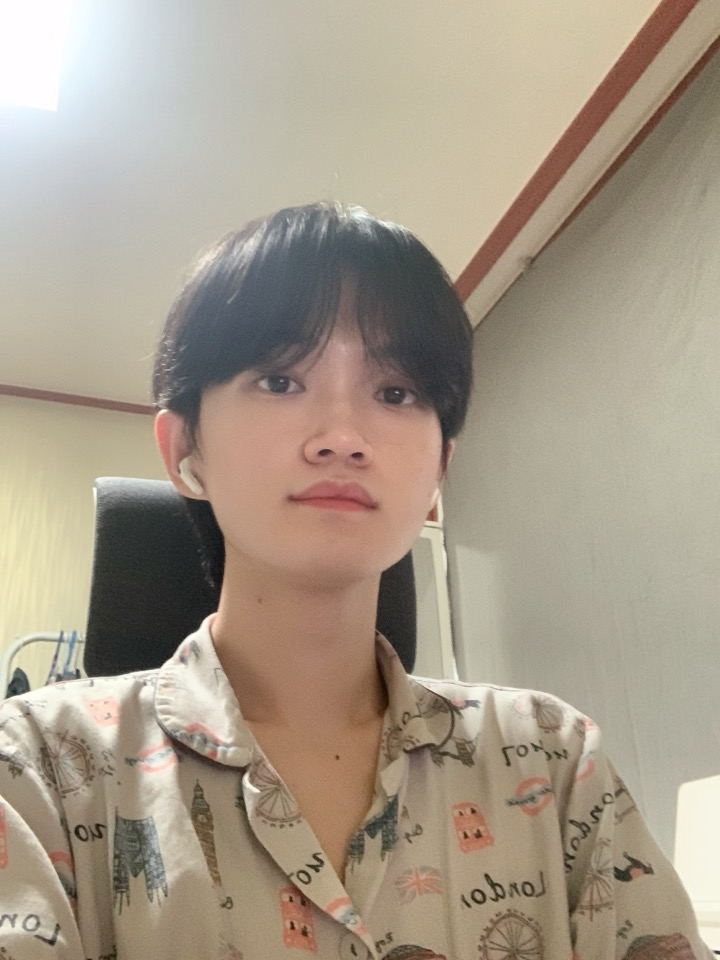
#> input picture aiffel_main/face detect/image/me.jpg, 720 x 960 px
$ jupyter execute --allow-errors face_detect.ipynb
#> lines starting #> are read from the running program, lines starting #| are printed output that depends on the picture; after the words box and inside, x2 and y2 are one past the last pixel; in counts of white or black regions, pixels touching at a corner belong together
## 기본 실습

**정면** 얼굴을 탐지하여 스티커를 부착

[cell 1]
# 필요한 패키지 import 하기
import cv2  # OpenCV라이브러리 → 컴퓨터 비전 관련 프로그래밍을 쉽게 할 수 있도록 도와주는 라이브러리
import matplotlib.pyplot as plt  # 다양한 데이터를 많은 방법으로 도식화 할 수 있도록 하는 라이브러리
import numpy as np  # 다차원 배열을 쉽게 처리하고 효율적으로 사용할 수 있도록 하는 라이브러리
import dlib  # 이미지 처리 및 기계 학습, 얼굴인식 등을 할 수 있는 c++ 로 개발된 고성능의 라이브러리

### 이미지 불러오기

[cell 2]
img_bgr = cv2.imread("image/me.jpg")  # OpenCV로 이미지를 불러옵니다
#> img_bgr is the input picture: shape (960, 720, 3); mean B, G, R 137.9, 154.7, 166.8
img_show = img_bgr.copy()  # 출력용 이미지를 따로 보관합니다
plt.imshow(
    img_bgr
)  # 이미지를 출력하기 위해 출력할 이미지를 올려준다. (실제 출력은 하지 않음)
plt.show()  # 이미지를 출력해준다. (실제 출력)

[cell 3]
# plt.imshow 이전에 RGB 이미지로 바꾸는 것을 잊지마세요.
img_rgb = cv2.cvtColor(img_bgr, cv2.COLOR_BGR2RGB)
plt.imshow(
    img_rgb
)  # 이미지 실제 출력하기 위해 이미지를 올려줌 (원하는 사이즈의 픽셀을 원하는 색으로 채워서 만든 그림이라고 합니다.)
plt.show()  # 이미지 실제 출력

### 얼굴 찾기

#> (a cell that did not finish here is left out)

[cell 5]
img_rgb = cv2.cvtColor(img_bgr, cv2.COLOR_BGR2RGB)
#> (the rest of this cell did not finish here and is left out)

#> (a cell that did not finish here is left out)

### 얼굴 랜드마크 찾기

[cell 7]
model_path = "model/shape_predictor_68_face_landmarks.dat"
# 저장한 landmark 모델의 주소를 model_path 변수에 저장
#> (the rest of this cell did not finish here and is left out)

[cell 8]
list_landmarks = []
# 랜드마크의 위치를 저장할 list 생성

# 얼굴 영역 박스 마다 face landmark를 찾아냅니다
# face landmark 좌표를 저장해둡니다
#> (the rest of this cell did not finish here and is left out)

[cell 9]
# list_landmarks의 원소가 1개이므로 아래 반복문은 한번만 실행됨
for landmark in list_landmarks:
    for point in landmark:
        cv2.circle(img_show, point, 2, (0, 255, 255), -1)
        # cv2.circle: OpenCV의 원을 그리는 함수
        # img_show 이미지 위 각각의 point에
        # 크기가 2이고 (0, 255, 255)색으로 내부가 채워진(-1) 원을 그림
        # (마지막 인수가 자연수라면 그만큼의 두께의 선으로 원이 그려짐)

img_show_rgb = cv2.cvtColor(img_show, cv2.COLOR_BGR2RGB)
# RGB 이미지로 전환
plt.imshow(img_show_rgb)
# 이미지를 준비
plt.show()
# 이미지를 출력

### 스티커 적용하기

#> (a cell that did not finish here is left out)

#> (a cell that did not finish here is left out)

#> (a cell that did not finish here is left out)

[cell 13]
sticker_path = "image/cat.png"  # 왕관 이미지의 경로
img_sticker = cv2.imread(
    sticker_path
)  # 스티커 이미지를 불러옵니다 // cv2.imread(이미지 경로) → image객체 행렬을 반환
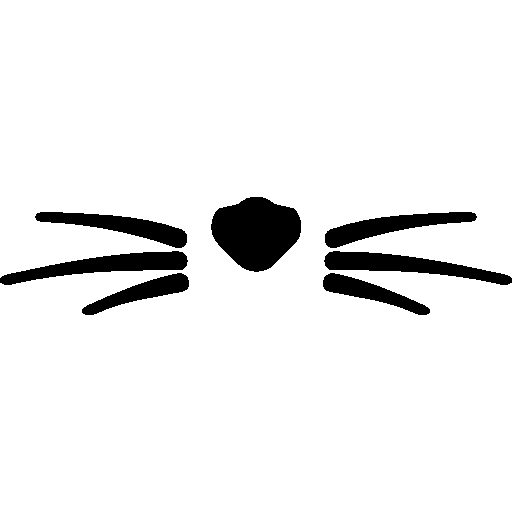
#> input picture aiffel_main/face detect/image/cat.png, 512 x 512 px
#> img_sticker is the input picture: shape (512, 512, 3); 93.2% white; 7 black regions, largest, box (x1, y1, x2, y2) and area: (211, 197, 301, 272) 4811, (0, 251, 188, 285) 2716, (324, 251, 512, 285) 2716
#> (the rest of this cell did not finish here and is left out)

#> (a cell that did not finish here is left out)

#> (a cell that did not finish here is left out)

[cell 16]
img_sticker.shape
#> Out = (512, 512, 3)

[cell 17]
crown = cv2.imread("image/crown.png")
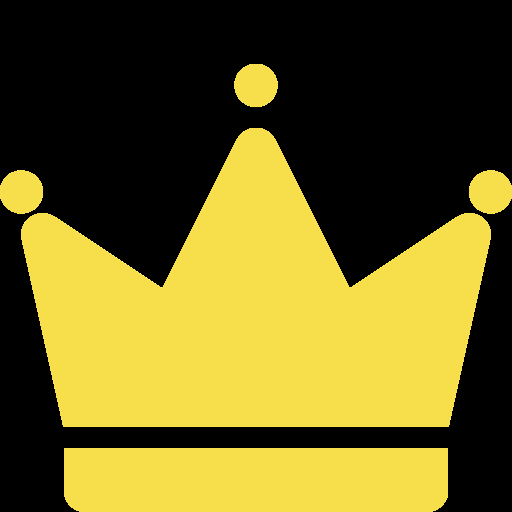
#> input picture aiffel_main/face detect/image/crown.png, 512 x 512 px
#> crown is the input picture: shape (512, 512, 3); mean B, G, R 33.7, 98.8, 109.5

[cell 18]
crown[0][0]
#> Out = [0, 0, 0]

[cell 19]
img_sticker[0][0]
#> Out = [255, 255, 255]
